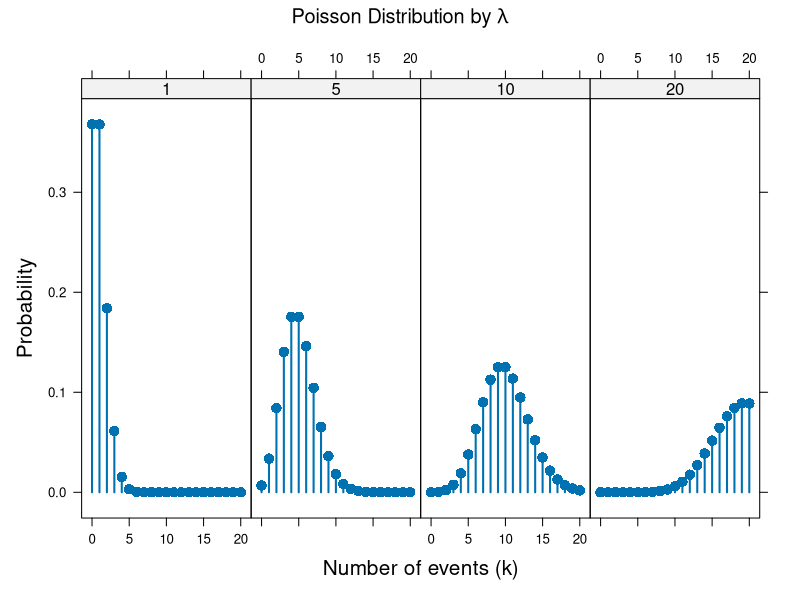
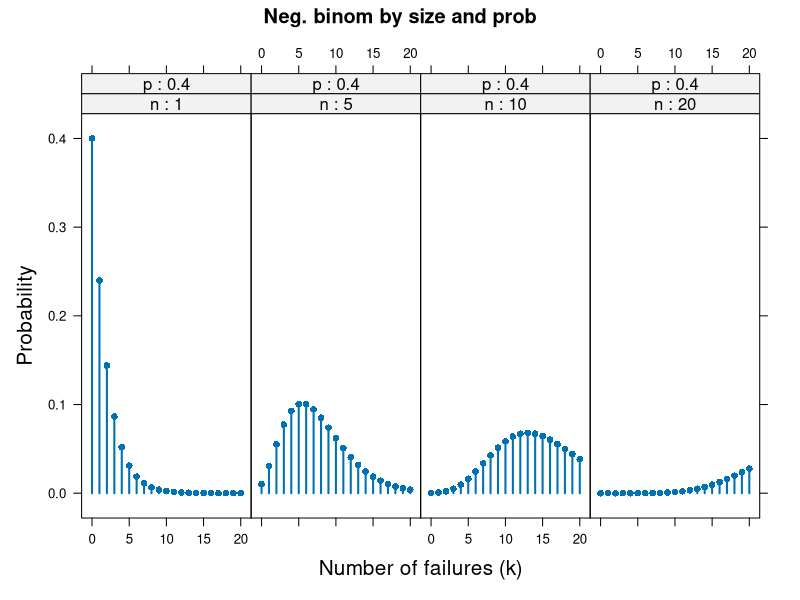
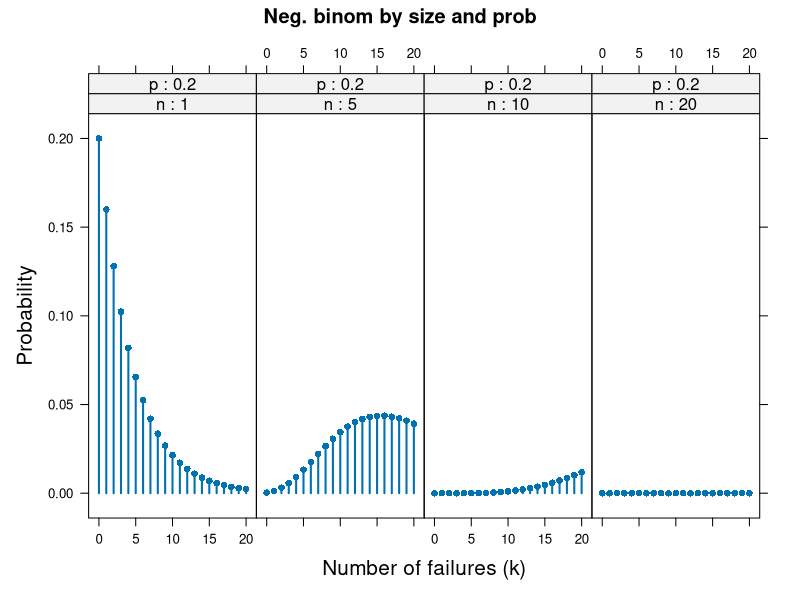
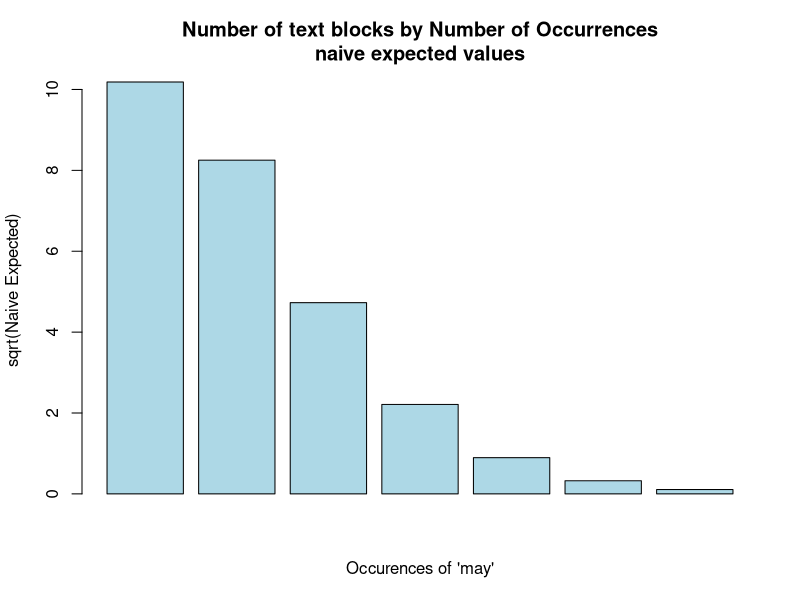
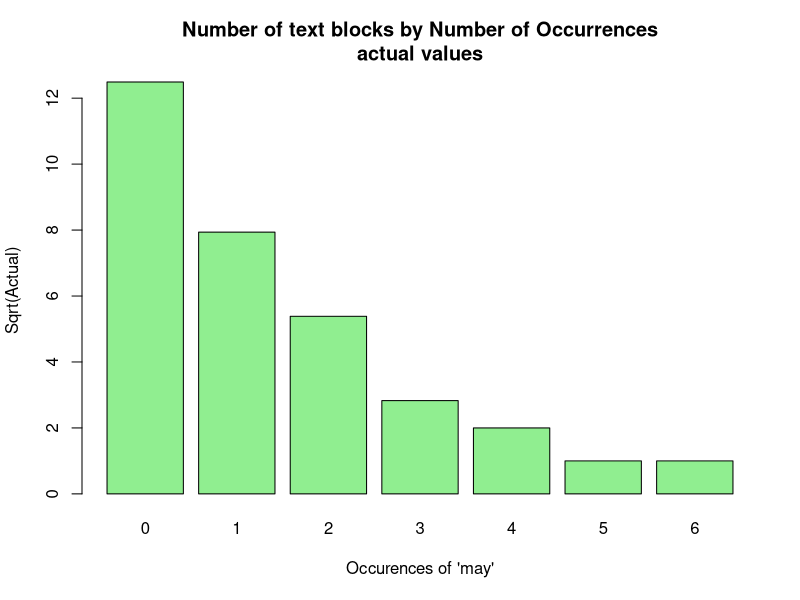
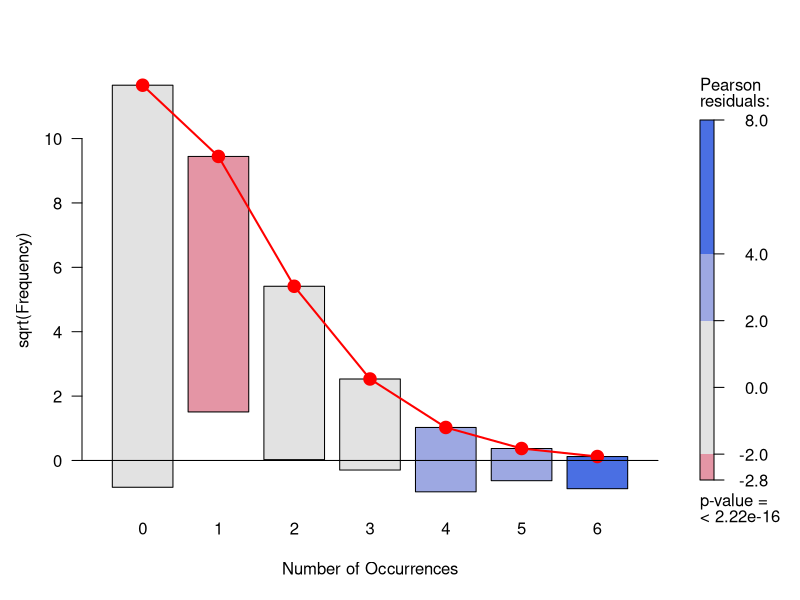
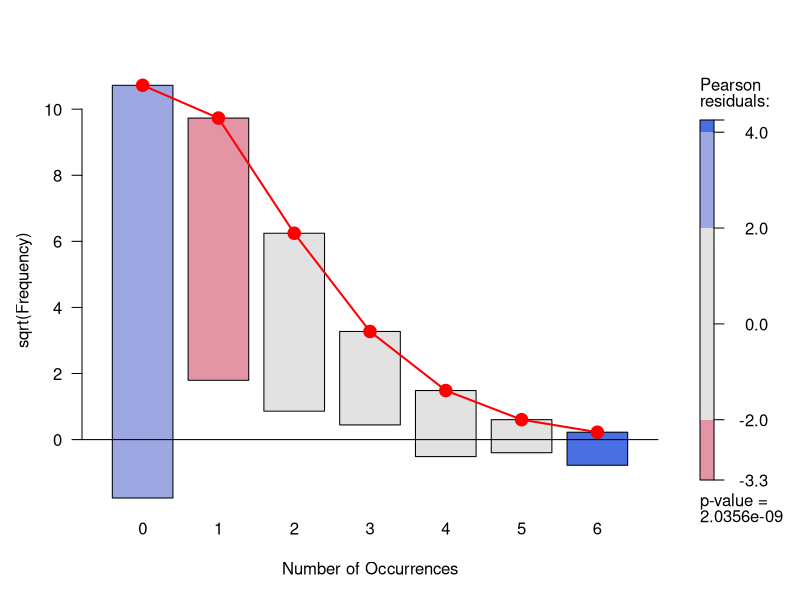
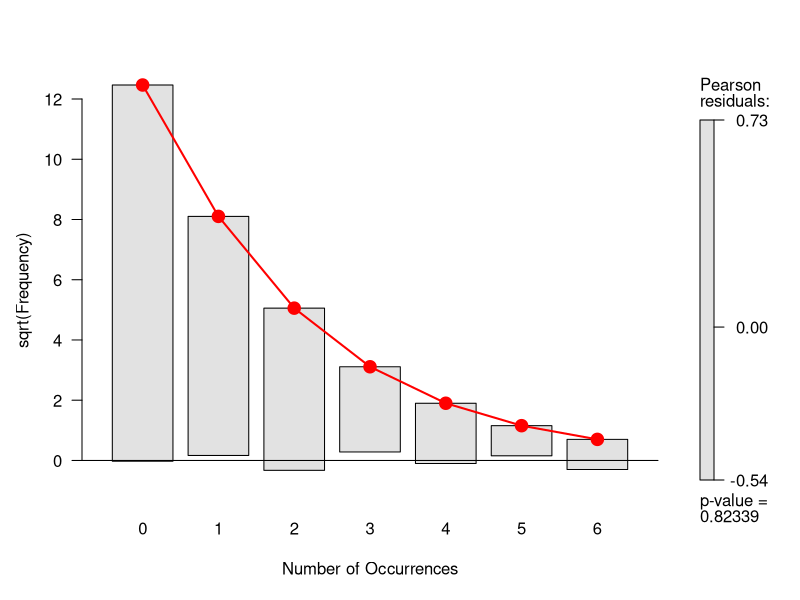

These figures' R source, in order:
## ---- chunk 1
knitr::opts_chunk$set(warning = FALSE
                      , message = FALSE
                      )

knitr::opts_template$set(
  fig.wide = list(fig.height = 4.5, fig.width = 8, fig.align='center')
  , fig.wideX = list(fig.height = 3, fig.width = 9, fig.align='center')
  , fig.relaxed = list(fig.height = 6, fig.width = 8, fig.align='center')
  , fig.tile = list(fig.height = 3, fig.width = 3, fig.align='center')
)
## ---- chunk 2
library(knitr)
library(vcd)
library(vcdExtra)
library(ca)
library(lattice)
## ---- chunk 3
set.seed(12345)

KL <- expand.grid(k = 0 : 20, lambda = c(1, 5, 10, 20))
pois_df <- data.frame(KL, prob = dpois(KL$k, KL$lambda))
pois_df$lambda = factor(pois_df$lambda)

xyplot(prob ~ k | lambda, data = pois_df,
       type = c("h", "p"), pch = 16, lwd = 2
       , cex = 1.25, layout = c(4, 1)
       , main = expression(paste("Poisson Distribution by ", lambda))
       , xlab = list("Number of events (k)", cex = 1.25)
       , ylab = list("Probability", cex = 1.25))
## ---- chunk 4
XN <- expand.grid(k = 0 : 20, n = c(1, 5, 10, 20), p = c(0.4, 0.2))
nbin_df <- data.frame(XN, prob = dnbinom(XN$k, XN$n, XN$p))
nbin_df$n <- factor(nbin_df$n)
nbin_df$p <- factor(nbin_df$p)

xyplot(prob ~ k | n + p, data = subset(nbin_df, p == 0.4)
       , main = "Neg. binom by size and prob"
       , xlab = list("Number of failures (k)", cex = 1.25)
       , ylab = list("Probability",  cex = 1.25)
       , type = c("h", "p"), pch = 16, lwd = 2
       , strip = strip.custom(strip.names = TRUE)
)
xyplot(prob ~ k | n + p, data = subset(nbin_df, p == 0.2)
       , main = "Neg. binom by size and prob"
       , xlab = list("Number of failures (k)", cex = 1.25)
       , ylab = list("Probability",  cex = 1.25)
       , type = c("h", "p"), pch = 16, lwd = 2
       , strip = strip.custom(strip.names = TRUE)
)

## ---- chunk 5
data("Federalist", package = "vcd")
Federalist
sum(Federalist) # number of blocks
sum(expand.dft(as.data.frame(Federalist))$nMay) # number of occurences
mean(expand.dft(as.data.frame(Federalist))$nMay)
var(expand.dft(as.data.frame(Federalist))$nMay)
## ---- chunk 6
barplot(sqrt(200 * dpois(0:6, mean(expand.dft(as.data.frame(Federalist))$nMay)
))
        , main = "Number of text blocks by Number of Occurrences\nnaive expected values"
        , ylab = "sqrt(Naive Expected)"
        , xlab = "Occurences of 'may'"
        , col = "lightblue")
## ---- chunk 7
barplot(sqrt(Federalist)
        , main = "Number of text blocks by Number of Occurrences\nactual values"
        , xlab = "Occurences of 'may'"
        , ylab = "Sqrt(Actual)"
        , col = "lightgreen"
)
## ---- chunk 8
Fed_fit0 <- goodfit(Federalist, type = "poisson")
# This will show the rate parameter, estimated by Maximum Likelihood
# This estimate is the same as the naive mean. This is to be expected when fitting a poisson.
unlist(Fed_fit0$par)

# This will show a Chi-Square Goodness of fit test against the expected values of a poisson distribution with this parameter
summary(Fed_fit0)
## ---- chunk 9
plot(Fed_fit0, type = "hanging", shade = TRUE)
## ---- chunk 10
Fed_fit0 <- goodfit(Federalist, type = "poisson", method = "MinChisq")
# This has found a different value for the rate parameter.
unlist(Fed_fit0$par)

# This will show a Chi-Square Goodness of fit test against the expected values of a poisson distribution with this parameter
summary(Fed_fit0)
## ---- chunk 11
plot(Fed_fit0, type = "hanging", shade = TRUE)
## ---- chunk 12
Fed_fit1 <- goodfit(Federalist, type = "nbinomial")
# This will show the rate and dispersion parameters, estimated by Maximum Likelihood
# prob is the rate. Here it's very close to the poisson mean
# size is the dispersion
unlist(Fed_fit1$par)
summary(Fed_fit1)

plot(Fed_fit1, type = "hanging", shade = TRUE)
## ---- chunk 13
# Some dummy data
nonFederalist <- structure(c(135L, 71L, 36L, 17L, 8L, 4L, 1L), .Dim = 7L, .Dimnames = structure(list(
    c("0", "1", "2", "3", "4", "5", "6")), .Names = "nMay"), class = "table")
nonFederalist
sum(nonFederalist) # number of blocks
sum(expand.dft(as.data.frame(nonFederalist))$nMay) # number of occurences
mean(expand.dft(as.data.frame(nonFederalist))$nMay)
var(expand.dft(as.data.frame(nonFederalist))$nMay)
barplot(sqrt(nonFederalist)
        , main = "Number of text blocks by Number of Occurrences\nunseen text"
        , xlab = "Occurences of 'may'"
        , ylab = "Sqrt(Actual)"
        , col = "lightgreen"
)
## ---- chunk 14
# we pass in our fitted parameter list this time
Fed_fit3 <- goodfit(nonFederalist, type = "nbinomial", par = Fed_fit1$par)
summary(Fed_fit3)
## ---- chunk 15
plot(Fed_fit3, type = "hanging", shade = TRUE)
## ---- chunk 16
# combine results from two cities (same raters are involved in all cases)
MSP <- margin.table(MSPatients, 1:2)
## ---- chunk 17
margin.table(MSP, 2)
props <- prop.table(margin.table(MSP, 2))
props

# The baseline accuracy is
props[which(props == max(props))]
## ---- chunk 18
# basic accuracy
sum(diag(MSP))/sum(MSP)
## ---- chunk 19
MSP
## ---- chunk 20
# cohen's kappa - the function in the vcd package provides weights and confidence intervals for this statistic
confint(Kappa(MSP, weights = "Fleiss-Cohen"))
## ---- chunk 21
op <- par(mar = c(4, 3, 4, 1) + .1)
B <- agreementplot(MSP
                   , main = "MS Patient Ratings"
                   , xlab_rot = -20
)
## ---- chunk 22
# ignore this
par(op)
## ---- chunk 23
unlist(B)[1 : 2]
## ---- chunk 24
hr_desc <- data.frame(No=1:3
                      , Name=c("Hair", "Eye", "Sex")
                      , Levels=c("Black, Brown, Red, Blond", "Brown, Blue, Hazel, Green", "Male, Female"))
kable(hr_desc)
## ---- chunk 25
haireye <- margin.table(HairEyeColor, 1:2)
haireye <- as.table(haireye[, c("Brown", "Hazel", "Green", "Blue")])
haireye
## ---- chunk 26
chisq.test(haireye)
## ---- chunk 27
expected = independence_table(haireye)
round(expected, 1)

mosaic(expected
      , shade = TRUE
      , main="Expected frequencies"
      , labeling = labeling_values
      , value_type = "expected"
      , gp_text = gpar(fontface = 1))
## ---- chunk 28
mosaic(haireye
      , gp = shading_Friendly # shade = TRUE
      , main="Actual frequencies"
      , labeling = labeling_values
      , value_type = "observed"
      , gp_text = gpar(fontface = 1)
      , rot_labels = c(top = -20))
## ---- chunk 29
HEC <- HairEyeColor[, c("Brown", "Hazel", "Green", "Blue"), ]
mosaic(HEC
      , gp = shading_Friendly # shade = TRUE
      , main="Actual frequencies"
      , labeling = labeling_values
      , value_type = "observed"
      , gp_text = gpar(fontface = 1), rot_labels = c(right = -45)) 
## ---- chunk 30
tv_desc <- data.frame(No=1:3
                      , Name=c("Day", "Time", "Network")
                      , Levels=c("Monday, Tuesday, Wednesday, Thursday, Friday", "8, 9, 10", "ABC, CBS, NBC"))
kable(tv_desc)
## ---- chunk 31
data("TV", package = "vcdExtra")
# The original data is collected in 15 minutes slices.

# Convert 3-D array to a frequency data frame
# This has a row for each cell of the array
# and a new column for the cell value
TV.df <- as.data.frame.table(TV)

# Convert it into hourly slices
levels(TV.df$Time) <- rep(c("8", "9", "10"), c(4,4,3))

# Convert frequency data back to 3-D array, now with just 3 time levels
TV3 <- xtabs(Freq~Day+Time+Network, TV.df)
## ---- chunk 32
# create a multiple correspondence analysis
TV3.mca <- mjca(TV3)

# the plot function uses all base R plot stuff
# but needs a bit of manipulation
cols <- c("blue", "black", "red")

# "blank plot"
res <- plot(TV3.mca, labels=0, pch='.', cex.lab=1.2)

# combine Dims, factor names and levels
coords <- data.frame(res$cols, TV3.mca$factors)

# hard-coded from known number of levels
# day, time, network
nlev <- c(5,3,3)

# everything needs to be in semantic order
coords <- coords[ order(coords[,"factor"], coords[,"level"]), ]
# quick fix for ordering e.g. day of week, not alphabetical
coords$order <- c(5, 1, 4, 2, 3, 6, 7, 8, 11, 9, 10)
coords <- coords[order(coords[, "order"]), ]

# place the points with separate plot chars and colours
points(coords[,1:2], pch=rep(16:18, nlev), col=rep(cols, nlev), cex=1.2)

# place the text
pos <- c(1,4,3)
text(coords[,1:2], labels=coords$level, col=rep(cols, nlev), pos=rep(pos,nlev), cex=1.1, xpd=TRUE)

# join things in sequence
lines(Dim2 ~ Dim1, data=coords, subset=factor=="Day", lty=1, lwd=1, col="blue")
lines(Dim2 ~ Dim1, data=coords, subset=factor=="Time",  lty=1, lwd=1, col="red")

# add segement from the origin to channels
nw <- subset(coords, factor=="Network")
segments(0, 0, nw[,"Dim1"], nw[, "Dim2"], col = "black", lwd = 0.5, lty = 3)

# add a legend
legend("topright", legend=c("Day", "Network", "Time"),
       title="Factor", title.col="black",
       col=cols, text.col=cols, pch=16:18,
       bg="gray95")
## ---- chunk 33
margin.table(TV3, 1)
margin.table(TV3, c(1, 3))
## ---- chunk 34
margin.table(TV3, 2)
t(TV3[4,,]) # Thursday
## ---- chunk 35
# Flatten to 2-D by stacking Time onto Network
# Note: The data shaping choice here controls the specifics of the analysis.
TV3s <- as.matrix(structable(Network~Time+Day, TV3))

# Create the Correspondence Analysis objects
TV3s.ca <- ca(TV3s)

# Generate the plot
res <- plot(TV3s.ca)
# add some segments from the origin to make things clearer
segments(0, 0, res$cols[,1], res$cols[,2], col = "red", lwd = 1)
segments(0, 0, res$rows[,1], res$rows[,2], col = "blue", lwd = 0.5, lty = 3)
## ---- chunk 36
t(TV3[1,,]) # Monday
TV3[,2,1] # Every day, 9pm, ABC
